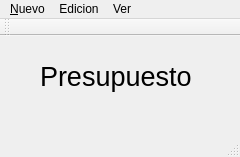
<?xml version="1.0" encoding="UTF-8"?>
<ui version="4.0">
 <class>VariacionPresupuestaria</class>
 <widget class="QMainWindow" name="VariacionPresupuestaria">
  <property name="windowModality">
   <enum>Qt::ApplicationModal</enum>
  </property>
  <property name="geometry">
   <rect>
    <x>0</x>
    <y>0</y>
    <width>240</width>
    <height>157</height>
   </rect>
  </property>
  <property name="cursor">
   <cursorShape>ArrowCursor</cursorShape>
  </property>
  <property name="windowTitle">
   <string>VariacionPresupuestaria</string>
  </property>
  <property name="windowIcon">
   <iconset>
    <normaloff>:/iconos/hh.png</normaloff>:/iconos/hh.png</iconset>
  </property>
  <property name="iconSize">
   <size>
    <width>35</width>
    <height>35</height>
   </size>
  </property>
  <widget class="QWidget" name="centralWidget">
   <widget class="QLabel" name="label">
    <property name="geometry">
     <rect>
      <x>40</x>
      <y>20</y>
      <width>161</width>
      <height>41</height>
     </rect>
    </property>
    <property name="font">
     <font>
      <pointsize>20</pointsize>
     </font>
    </property>
    <property name="text">
     <string>Presupuesto</string>
    </property>
   </widget>
  </widget>
  <widget class="QMenuBar" name="menuBar">
   <property name="geometry">
    <rect>
     <x>0</x>
     <y>0</y>
     <width>240</width>
     <height>21</height>
    </rect>
   </property>
   <widget class="QMenu" name="menuNuevo">
    <property name="title">
     <string>&amp;Nuevo</string>
    </property>
    <widget class="QMenu" name="menu_Nueva_Variacion_de_Gastos_por_Unidad_Presupuestaria">
     <property name="title">
      <string>&amp;Nueva </string>
     </property>
     <addaction name="actionRegistro_de_Presupuesto_Solicitado"/>
     <addaction name="actionRegistro_de_Presupuesto_Aprobado"/>
     <addaction name="separator"/>
     <addaction name="actionRegistro_de_Razonamiento_Variacion_Presupuestaria"/>
    </widget>
    <addaction name="menu_Nueva_Variacion_de_Gastos_por_Unidad_Presupuestaria"/>
    <addaction name="actionSalir"/>
   </widget>
   <widget class="QMenu" name="menuEdicion">
    <property name="title">
     <string>Edicion</string>
    </property>
    <addaction name="actionVariacion_Presupuestaria"/>
   </widget>
   <widget class="QMenu" name="menuVer">
    <property name="title">
     <string>Ver</string>
    </property>
    <addaction name="actionDocumento_de_Variacion_Presupuestaria"/>
   </widget>
   <addaction name="menuNuevo"/>
   <addaction name="menuEdicion"/>
   <addaction name="menuVer"/>
  </widget>
  <widget class="QToolBar" name="mainToolBar">
   <attribute name="toolBarArea">
    <enum>TopToolBarArea</enum>
   </attribute>
   <attribute name="toolBarBreak">
    <bool>false</bool>
   </attribute>
  </widget>
  <widget class="QStatusBar" name="statusBar"/>
  <action name="actionSalir">
   <property name="text">
    <string>Salir</string>
   </property>
  </action>
  <action name="actionRegistro_de_Presupuesto_Solicitado">
   <property name="text">
    <string>Registro de Presupuesto Solicitado</string>
   </property>
  </action>
  <action name="actionRegistro_de_Presupuesto_Aprobado">
   <property name="text">
    <string>Registro de Presupuesto Aprobado</string>
   </property>
  </action>
  <action name="actionVariacion_Presupuestaria">
   <property name="text">
    <string>Variacion Presupuestaria</string>
   </property>
  </action>
  <action name="actionDocumento_de_Variacion_Presupuestaria">
   <property name="text">
    <string>Documento de Variacion Presupuestaria</string>
   </property>
  </action>
  <action name="actionRegistro_de_Razonamiento_Variacion_Presupuestaria">
   <property name="text">
    <string>Registro de Razonamiento Variacion Presupuestaria</string>
   </property>
  </action>
 </widget>
 <layoutdefault spacing="6" margin="11"/>
 <resources/>
 <connections>
  <connection>
   <sender>actionSalir</sender>
   <signal>activated()</signal>
   <receiver>VariacionPresupuestaria</receiver>
   <slot>close()</slot>
   <hints>
    <hint type="sourcelabel">
     <x>-1</x>
     <y>-1</y>
    </hint>
    <hint type="destinationlabel">
     <x>299</x>
     <y>199</y>
    </hint>
   </hints>
  </connection>
 </connections>
</ui>
